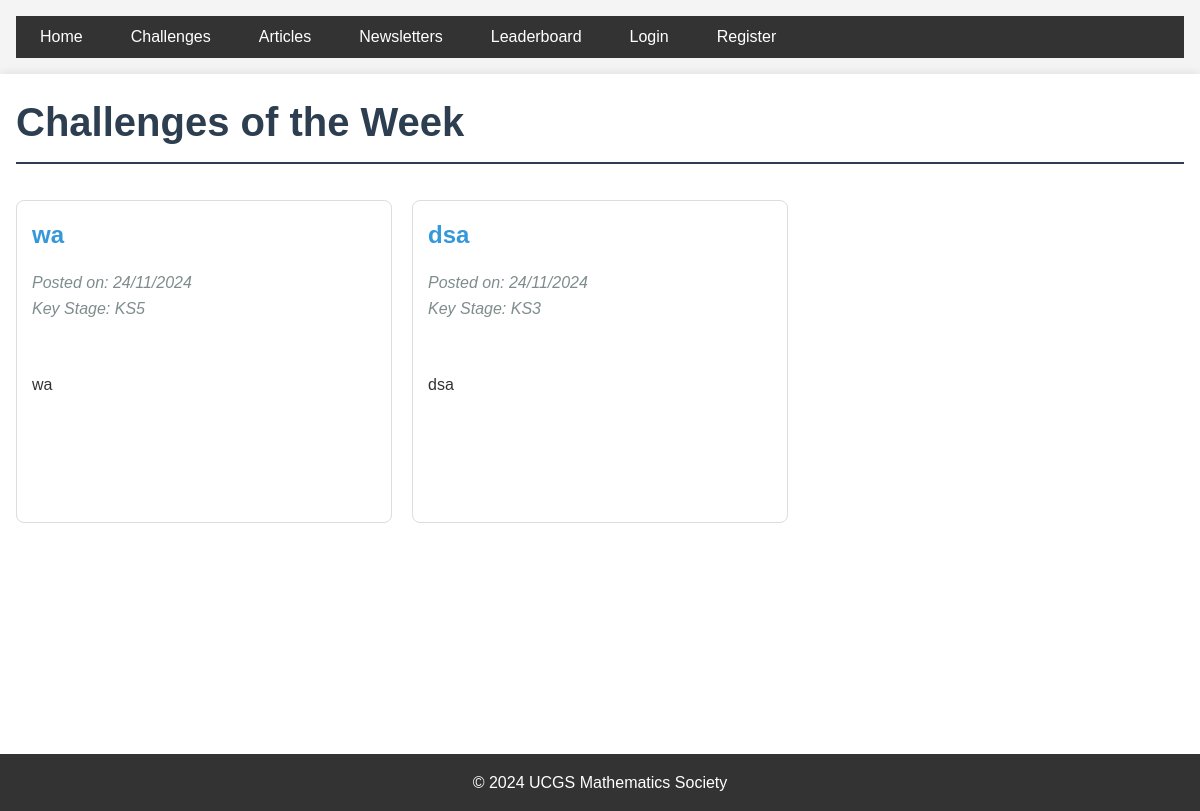
/challenges, run on the app's committed database.
### app/models.py (models this page shows)
class Challenge(db.Model):
    id = db.Column(db.Integer, primary_key=True, autoincrement=True)
    title = db.Column(db.String(100), nullable=False)
    content = db.Column(db.Text, nullable=False)
    date_posted = db.Column(db.DateTime, nullable=False, default=datetime.utcnow)
    file_url = db.Column(db.String(100))
    key_stage = db.Column(db.String(3), nullable=False)
    answer_boxes = db.relationship('ChallengeAnswerBox', backref='challenge', lazy=True, cascade='all, delete-orphan')
    submissions = db.relationship('AnswerSubmission', backref='challenge', lazy=True)
    first_correct_submission = db.Column(db.DateTime)

### app/main/routes.py (the view)
@bp.route('/challenges')
def challenges():
    page = request.args.get('page', 1, type=int)
    challenges = Challenge.query.order_by(Challenge.date_posted.desc()).paginate(
        page=page, per_page=6, error_out=False)
    return render_template('main/challenges.html', challenges=challenges)

### app/templates/main/challenges.html (shortened to what this page needs)
{% extends "base.html" %}
{% block content %}
    <link rel="stylesheet" href="https://cdnjs.cloudflare.com/ajax/libs/mathquill/0.10.1/mathquill.min.css">
    <h1>Challenges of the Week</h1>
    <div class="challenge-grid">
        {% for challenge in challenges.items %}
            <article class="challenge-card">
                <h2><a href="{{ url_for('main.challenge', challenge_id=challenge.id) }}">{{ challenge.title }}</a></h2>
                <p class="meta">Posted on: {{ challenge.date_posted.strftime('%d/%m/%Y') }}</p>
                <p class="meta">Key Stage: {{ challenge.key_stage.upper() }}</p>
                <div class="challenge-content">
                    {{challenge.content | safe | truncate(200)}}
                </div>
            </article>
        {% endfor %}
    </div>
{% endblock %}

### app/static/css/main.css (style rules this page uses)
* { margin: 0; padding: 0; box-sizing: border-box; }
body { font-family: Arial, sans-serif; line-height: 1.6; color: #333; background-color: #f4f4f4; }
h1, h2, h3 { margin-bottom: 1rem; color: #2c3e50; }
h1 { font-size: 2.5rem; border-bottom: 2px solid #2c3e50; padding-bottom: 0.5rem; }
a { color: #3498db; text-decoration: none; }
.challenge-grid { display: grid; grid-template-columns: repeat(auto-fill, minmax(300px, 1fr)); gap: 20px; padding: 20px 0; }
.challenge-card { border: 1px solid #ddd; border-radius: 8px; padding: 15px; transition: transform 0.2s, box-shadow 0.2s; }
.challenge-content { white-space: pre-wrap; word-wrap: break-word; overflow-wrap: break-word; }
.meta { color: #7f8c8d; font-style: italic; }
.challenge-content { margin-bottom: 2rem; }

### data on the page
Challenge: title "wa", date_posted "24/11/2024", key_stage "KS5", content "wa"
Challenge: title "dsa", date_posted "24/11/2024", key_stage "KS3", content "dsa"
